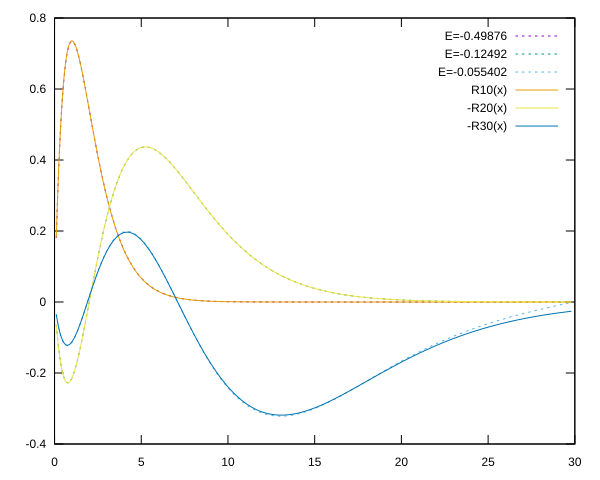

Write gnuplot code to recreate this figure.
set terminal svg background "white"
set out "wavefunction.svg"

# radial waveforms taken from 
# https://home.uni-leipzig.de/~physik/sites/mona/wp-content/uploads/sites/3/2017/12/Hydrogen_Atom.pdf
R10(x) = 2*x*exp(-x)
R20(x) = 2.*x*(1./2.)**(3./2.)*(1.-x/2.)*exp(-x/2.)
R30(x) = 2.*x*(1./3.)**(3./2.)*(1.-2./3.*x+2./27.*x*x)*exp(-x/3.)


plot \
	for [col=2:4] "wavefunction.txt" using 1:col with line dashtype 2 title gprintf("E=%5g", columnheader(col)),\
	R10(x), \
	-R20(x), \
	-R30(x) \
